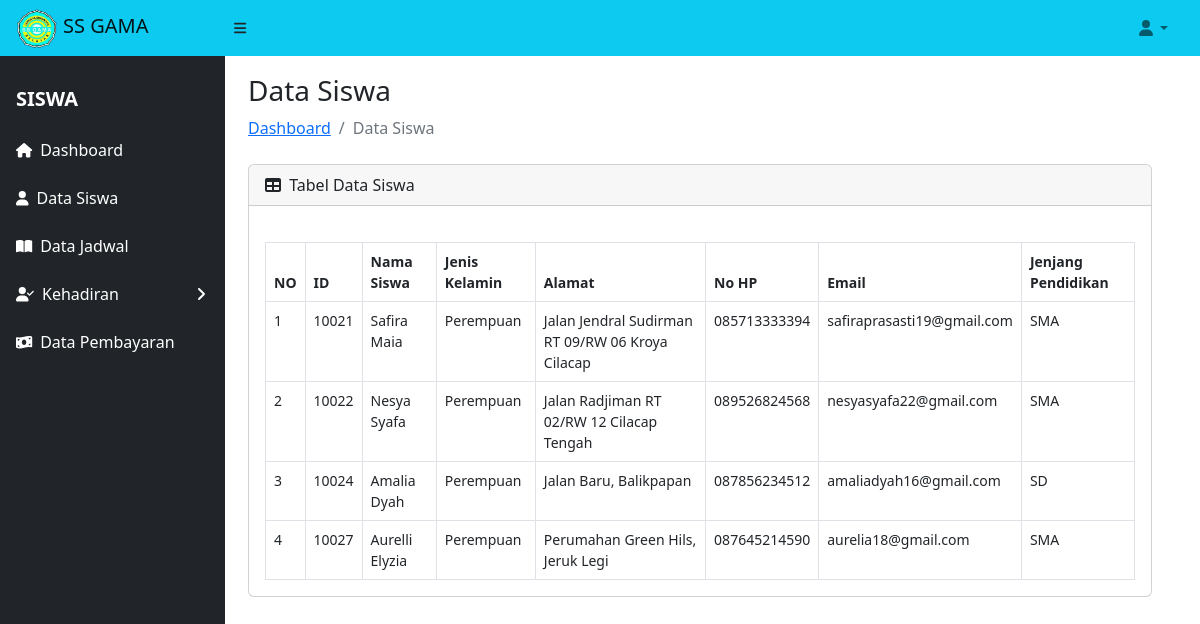
/siswa/tampil_siswa1.php, run on the app's committed database.
### tables this page shows
CREATE TABLE `siswa` (
  `id` int NOT NULL,
  `nama_siswa` varchar(50) NOT NULL,
  `jenis_kelamin` varchar(9) NOT NULL,
  `alamat` varchar(100) NOT NULL,
  `no_hp` varchar(15) NOT NULL,
  `email` varchar(30) NOT NULL,
  `jenjang` varchar(30) NOT NULL
);

### classes/database.php (called while the page is built, shortened)
<?php
class database
{
    var $host = "localhost";
    var $username = "root";
    var $password = "";
    var $db = "les_privat";
    var $koneksi;
    function __construct()
    {
        $this->koneksi = mysqli_connect($this->host, $this->username, $this->password, $this->db);
    }
    function tampil_siswa()
    {
        $data = mysqli_query($this->koneksi, "select * from siswa");
        while ($d = mysqli_fetch_array($data)) {
            $hasil[] = $d;
        }
        return $hasil;
    }
}

### siswa/tampil_siswa1.php (the view, shortened to what this page needs)
<!DOCTYPE html>
<html>
	<body>
	<?php
		include'header_siswa.php';
		include'sidebar_siswa.php';
	?>
	</body>
    <main class="col-md-9 ms-sm-auto col-lg-10 px-md-4">
        <div class="container-fluid px-4 py-5">
            <h3 class="mt-4 mb-2">Data Siswa</h3>
            <ol class="breadcrumb mb-4">
                <li class="breadcrumb-item"><a href="dashboard_siswa.php">Dashboard</a></li>
                <li class="breadcrumb-item active">Data Siswa</li>
            </ol>
            <div class="card mb-4">
                <div class="card-header">
                    <i class="fas fa-table me-1"></i>
                    Tabel Data Siswa
                </div>
                <div class="card-body">
                    <div class="table-responsive small">
                        <table class="table table-bordered" id="datatablesSimple">
                            <thead>
                                <tr>
                                    <th scope="col">NO</th>
                                    <th scope="col">ID</th>
                                    <th scope="col">Nama Siswa</th>
                                    <th scope="col">Jenis Kelamin</th>
                                    <th scope="col">Alamat</th>
                                    <th scope="col">No HP</th>
                                    <th scope="col">Email</th>
                                    <th scope="col">Jenjang Pendidikan</th>
                                </tr>
                            </thead>
                            <tbody>
                                <?php
                                $no = 1;
                                foreach($db->tampil_siswa() as $x){
                                ?>
                                    <tr>
                                        <td><?php echo $no++ ?></td>
                                        <td><?php echo $x['id'] ?></td>
                                        <td><?php echo $x['nama_siswa'] ?></td>
                                        <td><?php echo $x['jenis_kelamin'] ?></td>
                                        <td><?php echo $x['alamat'] ?></td>
                                        <td><?php echo $x['no_hp'] ?></td>
                                        <td><?php echo $x['email'] ?></td>
                                        <td><?php echo $x['jenjang'] ?></td>
                                    </tr>
                                <?php
                                }
                                ?>
                            </tbody>
                        </table>
                    </div>
                </div>
            </div>
        </div>
    </main>
    </body>
</html>

### data on the page
siswa: id "10021", nama_siswa "Safira Maia", jenis_kelamin "Perempuan", alamat "Jalan Jendral Sudirman RT 09/RW 06 Kroya Cilacap", no_hp "085713333394", email "safiraprasasti19@gmail.com", jenjang "SMA"
siswa: id "10022", nama_siswa "Nesya Syafa", jenis_kelamin "Perempuan", alamat "Jalan Radjiman RT 02/RW 12 Cilacap Tengah", no_hp "089526824568", email "nesyasyafa22@gmail.com", jenjang "SMA"
siswa: id "10024", nama_siswa "Amalia Dyah", jenis_kelamin "Perempuan", alamat "Jalan Baru, Balikpapan", no_hp "087856234512", email "amaliadyah16@gmail.com", jenjang "SD"
siswa: id "10027", nama_siswa "Aurelli Elyzia", jenis_kelamin "Perempuan", alamat "Perumahan Green Hils, Jeruk Legi", no_hp "087645214590", email "aurelia18@gmail.com", jenjang "SMA"
